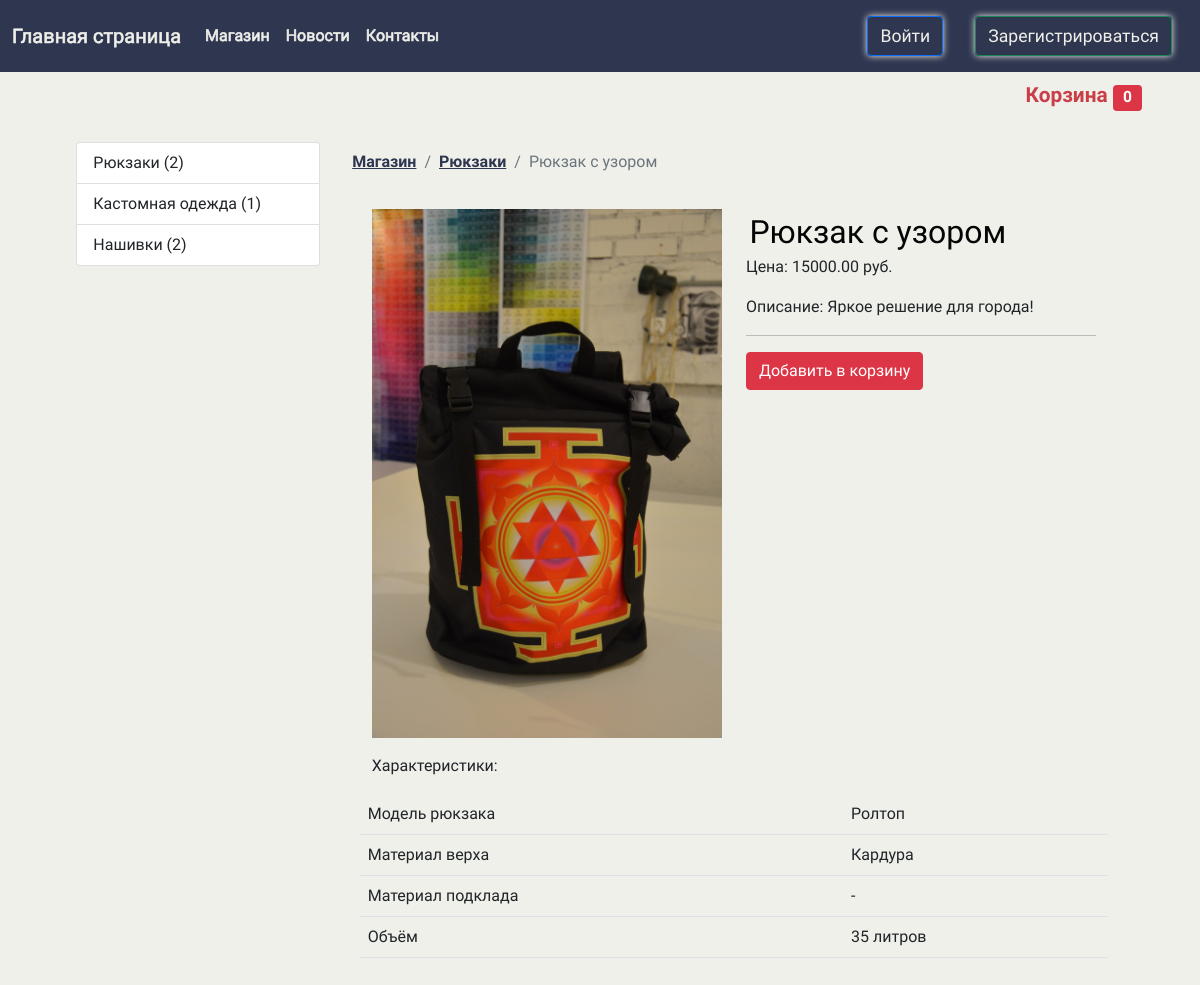
/shop/products/backpack/backpack_usor/, run on the app's committed database.
### shop/models.py (models this page shows, shortened)
class Cart(models.Model):
    owner = models.ForeignKey('Customer', null=True, verbose_name='Владелец', on_delete=models.CASCADE)
    products = models.ManyToManyField(CartProduct, blank=True, related_name='related_cart')
    total_products = models.PositiveIntegerField(default=0)
    final_price = models.DecimalField(max_digits=9, default=0, decimal_places=2, verbose_name='Общая цена')
    in_order = models.BooleanField(default=False)
    for_anonymous_user = models.BooleanField(default=False)

class Category(models.Model):
    name = models.CharField(max_length=255, verbose_name='Имя категории')
    slug = models.SlugField(unique=True)
    objects = CategoryManager()
    def get_absolute_url(self):
        return reverse('category_detail', kwargs={'slug': self.slug})

class Product(models.Model):
    class Meta:
        abstract = True
    category = models.ForeignKey(Category, verbose_name='Категория', on_delete=models.CASCADE)
    title = models.CharField(max_length=255, verbose_name='Наименование')
    slug = models.SlugField(unique=True)
    image = models.ImageField(verbose_name='Изображение')
    description = models.TextField(verbose_name='Описание', null=True)
    price = models.DecimalField(max_digits=9, decimal_places=2, verbose_name='Цена')

class Backpack(Product):
    model_backpack = models.CharField(max_length=255, verbose_name='Модель рюкзака')
    top_material = models.CharField(max_length=255, verbose_name='Материал верха')
    lining_material = models.CharField(max_length=255, verbose_name='Материал подклада')
    size = models.CharField(max_length=255, verbose_name='Объем')

### shop/views.py (the view)
# urls.py: path('products/<str:ct_model>/<str:slug>/', ProductDetailView.as_view(), name='product_detail'),
class ProductDetailView(CartMixin, CategoryDetailMixin, DetailView):
    CT_MODEL_MODEL_CLASS = {
        'backpack': Backpack,
        'patch': Patch,
        'customization': Customization,
    }
    def dispatch(self, request, *args, **kwargs):
        self.model = self.CT_MODEL_MODEL_CLASS[kwargs['ct_model']]
        self.queryset = self.model._base_manager.all()
        return super().dispatch(request, *args, **kwargs)
    context_object_name = 'product'
    template_name = 'shop/product_detail.html'
    slug_url_kwarg = 'slug'
    def get_context_data(self, **kwargs):
        context = super().get_context_data(**kwargs)
        context['ct_model'] = self.model._meta.model_name
        context['cart'] = self.cart
        return context

### shop/mixins.py (called while the page is built)
    def get_context_data(self, **kwargs):
        if isinstance(self.get_object(), Category):
            model = self.CATEGORY_SLUG2PRODUCT_MODEL[self.get_object().slug]
            context = super().get_context_data(**kwargs)
            context['categories'] = Category.objects.get_categories_left_sidebar()
            context['category_products'] = model.objects.all()
            return context
        context = super().get_context_data(**kwargs)
        context['categories'] = Category.objects.get_categories_left_sidebar()
        return context

    def dispatch(self, request, *args, **kwargs):
        if request.user.is_authenticated:
            customer = Customer.objects.filter(user=request.user).first()
            if not customer:
                customer = Customer.objects.create(
                    user=request.user
                )
            cart = Cart.objects.filter(owner=customer, in_order=False).first()
            if not cart:
                cart = Cart.objects.create(owner=customer)
        else:
            cart = Cart.objects.filter(for_anonymous_user=True).first()
            if not cart:
                cart = Cart.objects.create(for_anonymous_user=True)
        self.cart = cart
        return super().dispatch(request, *args, **kwargs)

### shop/models.py (called while the page is built)
def get_models_for_count(*model_names):
    return [models.Count(model_name) for model_name in model_names]

    def get_queryset(self):
        return super().get_queryset()

    def get_categories_left_sidebar(self):
        models = get_models_for_count('backpack', 'patch', 'customization')
        qs = list(self.get_queryset().annotate(*models))
        data = [
            dict(name=c.name, url=c.get_absolute_url(), count=getattr(c, self.CATEGORY_NAME_COUNT_NAME[c.name]))
            for c in qs
        ]
        return data

### shop/templates/shop/product_detail.html (shortened to what this page needs)
{% extends 'shop/base.html' %}
{% load static %}
{% block tovar %}
<nav aria-label="breadcrumb" class="m-1 p-1">
      <ol class="breadcrumb">
        <li class="breadcrumb-item"><a href="{% url 'base_shop' %}" class="category">Магазин</a></li>
        <li class="breadcrumb-item"><a href="{{ product.category.get_absolute_url }}" class="category">{{ product.category.name}}</a></li>
        <li class="breadcrumb-item active" aria-current="page">{{ product.title }}</li>
      </ol>
    </nav>
<div class="row">
    <div class="col-md-6">
        <img src="{{ product.image.url }}" class="img-fluid">
    </div>
    <div class="col-md-6">
        <h3>{{ product.title }}</h3>
        <p>Цена: {{ product.price }} руб.</p>
        <p>Описание: {{ product.description }}</p>
        <hr>
        <a href="{% url 'add_to_cart' ct_model=ct_model slug=product.slug %}"><button class="btn btn-danger">Добавить в корзину</button> </a>
    </div>
    <p class="mt-3">Характеристики: </p>
    {% if product.category.slug == 'patchs' %}
        {% include 'shop/patchs_specification.html' %}
    {% elif product.category.slug == 'backpacks' %}
        {% include 'shop/backpack_specification.html' %}
    {% elif product.category.slug == 'customization' %}
        {% include 'shop/customization_specification.html' %}
    {% endif %}
</div>
{% endblock %}

### shop/templates/shop/base.html (shortened to what this page needs)
{% extends 'main/layout.html' %}
{% load static %}
{% block content %}
<div class="container">
    <div class="right">
        <a class="nav-link right" href="{% url 'cart' %}">Корзина <span class="badge bg-danger">{{ cart.products.count }}</span></a>
    </div>
  <div class="row">
      <div class="col-lg-3">
          <div class="list-group">
              {% for category in categories %}
              <a class="list-group-item" href="{{ category.url }}">{{ category.name }} ({{ category.count }})</a>
              {% endfor %}
          </div>
      </div>
      <div class="col-lg-9">
          {% block tovar %}{% endblock %}
      </div>
  </div>
</div>
{% endblock %}

### shop/templates/shop/backpack_specification.html
<table class="table">
  <tbody>
    <tr>
      <td>Модель рюкзака</td>
      <td>{{ product.model_backpack }}</td>
    </tr>
    <tr>
      <td>Материал верха</td>
      <td>{{ product.top_material }}</td>
    </tr>
    <tr>
      <td>Материал подклада</td>
      <td>{{ product.lining_material }}</td>
    </tr>
    <tr>
      <td>Объём</td>
      <td>{{ product.size }}</td>
    </tr>
  </tbody>
</table>

### main/static/main/css/main.css (style rules this page uses)
* { font-family: 'Comfortaa', cursive; }
.row { margin: 2%; }
h3 { color:#050505; font-size: 200%; margin:1%; }
a.right { color: #ca3e49!important; text-decoration: none!important; font-size: 130%; text-align:right!important; font-weight:bold; }
a.category { color: #2f3650!important; font-size: 100%; font-weight:bold; }

### data on the page
Category: name "Рюкзаки"
Category: name "Кастомная одежда"
Category: name "Нашивки"
Backpack: category.name "Рюкзаки", title "Рюкзак с узором", image (picture), price "15000.00", description "Яркое решение для города!", model_backpack "Ролтоп", top_material "Кардура", lining_material "-", size "35 литров"

### other printed values
{{ category.count }} "2" "1" "2"
